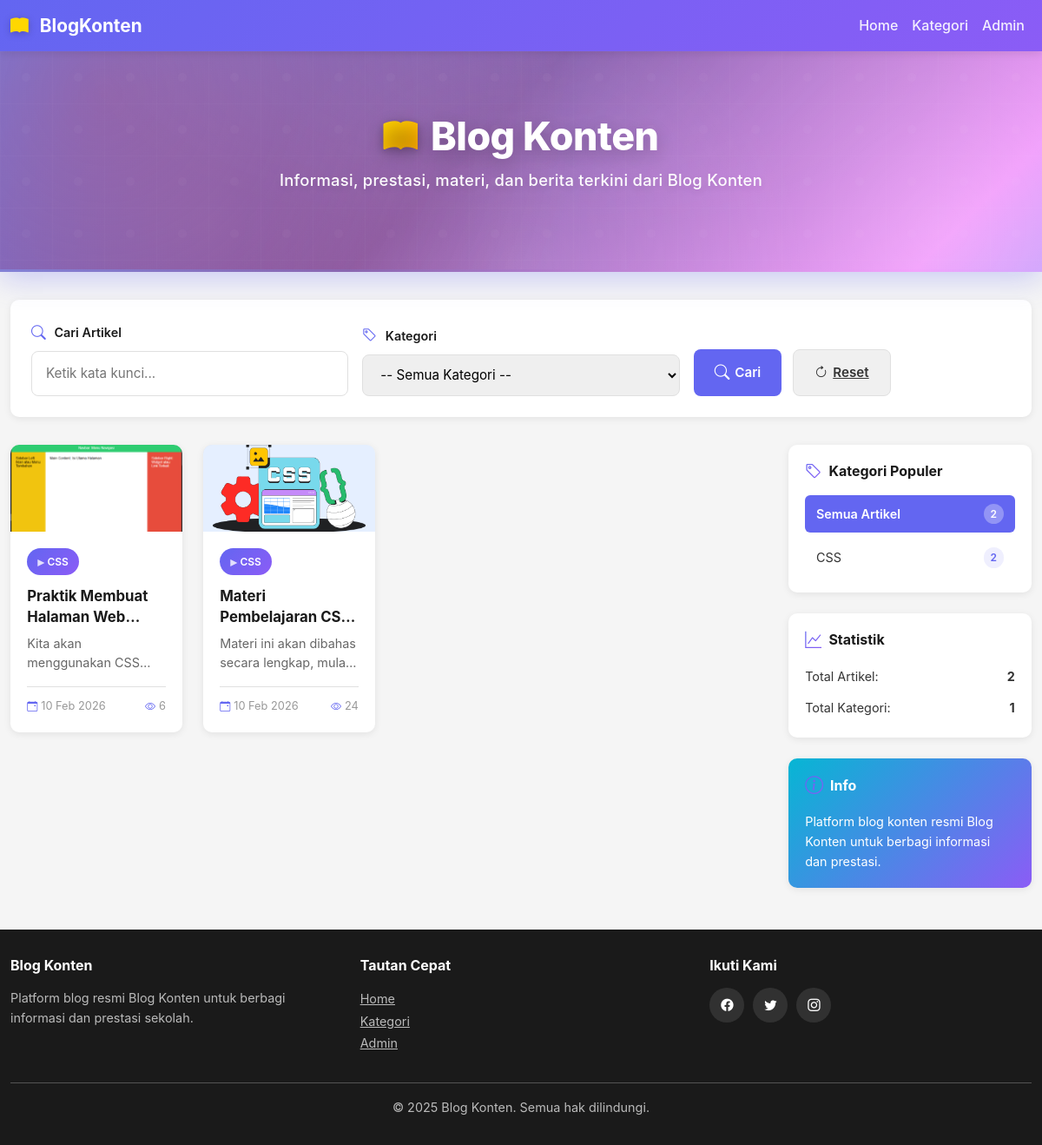
The page / on the database its author committed.
### tables this page shows
CREATE TABLE `posts` (
  `id` int NOT NULL,
  `title` varchar(255) NOT NULL,
  `slug` varchar(255) NOT NULL,
  `content` longtext NOT NULL,
  `excerpt` text NOT NULL,
  `category` varchar(100) NOT NULL,
  `featured_image` varchar(255) DEFAULT NULL,
  `author` varchar(100) DEFAULT 'Admin',
  `views` int DEFAULT '0',
  `status` enum('draft','published','archived') DEFAULT 'draft',
  `created_at` timestamp NULL DEFAULT CURRENT_TIMESTAMP,
  `updated_at` timestamp NULL DEFAULT CURRENT_TIMESTAMP ON UPDATE CURRENT_TIMESTAMP
);

### config/helpers.php (called while the page is built, shortened)
<?php
function normalize_image_path($image_path) {
    $path = $image_path;
    if (file_exists($path)) {
        return $path;
    }
    return $path;
}
function get_base_url() {
    $script = $_SERVER['SCRIPT_NAME'] ?? '';
    $dir = rtrim(dirname($script), '/\\');
    return $dir;
}
function format_date_short($date) {
    return date('d M Y', strtotime($date));
}
?>

### index.php (the view, shortened to what this page needs)
<?php
require_once 'config/db.php';
require_once 'config/helpers.php';
$posts_per_page = 8;
$current_page = isset($_GET['page']) ? max(1, intval($_GET['page'])) : 1;
$offset = ($current_page - 1) * $posts_per_page;
$where_clause = "WHERE status = 'published'";
$search = '';
$selected_category = '';
$count_query = "SELECT COUNT(*) as total FROM posts $where_clause";
$count_result = mysqli_query($conn, $count_query);
$total_posts = mysqli_fetch_assoc($count_result)['total'];
$query = "SELECT id, title, slug, excerpt, featured_image, category, author, created_at, views
          FROM posts $where_clause
          ORDER BY created_at DESC
          LIMIT $posts_per_page OFFSET $offset";
$result = mysqli_query($conn, $query);
$posts = [];
while ($row = mysqli_fetch_assoc($result)) {
    $posts[] = $row;
}
$categories_query = "SELECT category, COUNT(*) as count FROM posts WHERE status = 'published' GROUP BY category ORDER BY category ASC";
$categories_result = mysqli_query($conn, $categories_query);
$categories = [];
while ($row = mysqli_fetch_assoc($categories_result)) {
    $categories[] = $row;
}
?>
<!DOCTYPE html>
<html lang="id">
<head>
    <link href="https://cdn.jsdelivr.net/npm/bootstrap@5.3.0/dist/css/bootstrap.min.css" rel="stylesheet">
    <link rel="stylesheet" href="https://cdn.jsdelivr.net/npm/bootstrap-icons@1.10.0/font/bootstrap-icons.css">
</head>
<body>
    <nav class="navbar navbar-expand-lg sticky-top">
        <div class="container">
            <a class="navbar-brand" href="index.php">
                <i class="bi bi-book-fill"></i> BlogKonten
            </a>
            <div class="collapse navbar-collapse" id="navbarNav">
                <ul class="navbar-nav ms-auto">
                    <li class="nav-item">
                        <a class="nav-link" href="index.php">Home</a>
                    </li>
                    <li class="nav-item">
                        <a class="nav-link" href="#categories">Kategori</a>
                    </li>
                    <li class="nav-item">
                        <a class="nav-link" href="admin/login.php">Admin</a>
                    </li>
                </ul>
            </div>
        </div>
    </nav>
    <section class="hero-section">
        <div class="container">
            <h1 class="mb-2" style="display: flex; align-items: center; justify-content: center; gap: 15px; flex-wrap: wrap;">
                <i class="bi bi-book-fill" style="background: linear-gradient(135deg, #FFD700 0%, #FFA500 100%); -webkit-background-clip: text; -webkit-text-fill-color: transparent; background-clip: text; font-size: 2.5rem; filter: drop-shadow(0 2px 4px rgba(0,0,0,0.2));"></i>
                Blog Konten
            </h1>
            <p>Informasi, prestasi, materi, dan berita terkini dari Blog Konten</p>
        </div>
    </section>
    <div class="container bs-yellow">
        <div class="search-section">
            <div class="search-wrapper">
                <form method="GET" action="index.php" class="search-form">
                    <div class="filter-row">
                        <div class="filter-group">
                            <label for="search">
                                <i class="bi bi-search"></i> Cari Artikel
                            </label>
                            <input type="text" id="search" name="search" placeholder="Ketik kata kunci..."
                                   value="<?php echo htmlspecialchars($search); ?>">
                        </div>
                        <div class="filter-group">
                            <label for="category">
                                <i class="bi bi-tag"></i> Kategori
                            </label>
                            <select id="category" name="category">
                                <option value="">-- Semua Kategori --</option>
                            </select>
                        </div>
                        <div class="search-buttons">
                            <button type="submit" class="btn-search">
                                <i class="bi bi-search"></i> Cari
                            </button>
                            <a href="index.php" class="btn-reset">
                                <i class="bi bi-arrow-clockwise"></i> Reset
                            </a>
                        </div>
                    </div>
                </form>
            </div>
        </div>
        <div class="content-wrapper">
            <div>
                <?php if (!empty($posts)): ?>
                <div class="posts-grid">
                    <?php foreach ($posts as $post): ?>
                    <a href="<?php echo htmlspecialchars($post['slug']); ?>" class="post-card" style="text-decoration: none; color: inherit;">
                            <?php if (!empty($post['featured_image'])): ?>
                            <?php $featured_path = normalize_image_path($post['featured_image']); ?>
                            <?php $base_url = get_base_url(); ?>
                            <img src="<?php echo ($base_url ? $base_url . '/' : '/') . htmlspecialchars($featured_path); ?>"
                             alt="<?php echo htmlspecialchars($post['title']); ?>"
                             class="post-card-image"
                             loading="lazy">
                        <?php else: ?>
                        <div class="post-card-image d-flex align-items-center justify-content-center" style="background: linear-gradient(135deg, #e0e0e0 0%, #f5f5f5 100%);">
                            <i class="bi bi-image" style="font-size: 3rem; color: #999;"></i>
                        </div>
                        <?php endif; ?>
                        <div class="post-card-body">
                            <span class="post-category"><?php echo htmlspecialchars($post['category']); ?></span>
                            <h3 class="post-title"><?php echo htmlspecialchars($post['title']); ?></h3>
                            <p class="post-excerpt"><?php echo htmlspecialchars($post['excerpt']); ?></p>
                            <div class="post-meta">
                                <span>
                                    <i class="bi bi-calendar-event"></i>
                                    <?php echo format_date_short($post['created_at']); ?>
                                </span>
                                <span>
                                    <i class="bi bi-eye"></i>
                                    <?php echo number_format($post['views']); ?>
                                </span>
                            </div>
                        </div>
                    </a>
                    <?php endforeach; ?>
                </div>
                <?php endif; ?>
            </div>
            <aside class="sidebar">
                <div class="sidebar-card">
                    <h5 id="categories">
                        <i class="bi bi-tag"></i> Kategori Populer
                    </h5>
                    <div class="category-list">
                        <a href="index.php" class="category-item <?php echo (empty($selected_category) && empty($search)) ? 'active' : ''; ?>">
                            <span>Semua Artikel</span>
                            <span class="category-count"><?php echo $total_posts; ?></span>
                        </a>
                        <?php foreach ($categories as $cat): ?>
                        <a href="?category=<?php echo urlencode($cat['category']); ?>"
                           class="category-item <?php echo ($selected_category === $cat['category']) ? 'active' : ''; ?>">
                            <span><?php echo htmlspecialchars($cat['category']); ?></span>
                            <span class="category-count"><?php echo $cat['count']; ?></span>
                        </a>
                        <?php endforeach; ?>
                    </div>
                </div>
                <div class="sidebar-card">
                    <h5>
                        <i class="bi bi-graph-up"></i> Statistik
                    </h5>
                    <div style="font-size: 0.9rem; line-height: 2;">
                        <div class="d-flex justify-content-between mb-2">
                            <span>Total Artikel:</span>
                            <strong><?php echo $total_posts; ?></strong>
                        </div>
                        <div class="d-flex justify-content-between">
                            <span>Total Kategori:</span>
                            <strong><?php echo count($categories); ?></strong>
                        </div>
                    </div>
                </div>
                <div class="sidebar-card" style="background: linear-gradient(135deg, var(--turquoise) 0%, var(--secondary) 100%); color: white;">
                    <h5 style="color: white; display: flex; align-items: center; gap: 8px;">
                        <i class="bi bi-info-circle" style="color: white; font-size: 1.3rem; opacity: 0.95;"></i> Info
                    </h5>
                    <p style="font-size: 0.9rem; margin: 0;">
                        Platform blog konten resmi Blog Konten untuk berbagi informasi dan prestasi.
                    </p>
                </div>
            </aside>
        </div>
    </div>
    <footer class="footer">
        <div class="container">
            <div style="display: grid; grid-template-columns: repeat(auto-fit, minmax(250px, 1fr)); gap: 2rem; margin-bottom: 2rem;">
                <div>
                    <h6>Blog Konten</h6>
                    <p style="margin: 0;">Platform blog resmi Blog Konten untuk berbagi informasi dan prestasi sekolah.</p>
                </div>
                <div>
                    <h6>Tautan Cepat</h6>
                    <ul style="list-style: none; padding: 0; margin: 0;">
                        <li><a href="index.php">Home</a></li>
                        <li><a href="#categories">Kategori</a></li>
                        <li><a href="admin/login.php">Admin</a></li>
                    </ul>
                </div>
                <div>
                    <h6>Ikuti Kami</h6>
                    <div style="display: flex; gap: 10px;">
                        <a href="#" style="display: inline-flex; width: 40px; height: 40px; align-items: center; justify-content: center; background: rgba(255,255,255,0.1); border-radius: 50%; text-decoration: none; color: white;">
                            <i class="bi bi-facebook"></i>
                        </a>
                        <a href="#" style="display: inline-flex; width: 40px; height: 40px; align-items: center; justify-content: center; background: rgba(255,255,255,0.1); border-radius: 50%; text-decoration: none; color: white;">
                            <i class="bi bi-twitter"></i>
                        </a>
                        <a href="#" style="display: inline-flex; width: 40px; height: 40px; align-items: center; justify-content: center; background: rgba(255,255,255,0.1); border-radius: 50%; text-decoration: none; color: white;">
                            <i class="bi bi-instagram"></i>
                        </a>
                    </div>
                </div>
            </div>
            <hr>
            <div style="text-align: center;">
                <p style="margin: 0; font-size: 0.9rem;">&copy; 2025 Blog Konten. Semua hak dilindungi.</p>
            </div>
        </div>
    </footer>
</body>
</html>

### rows shown on the page
posts: featured_image (picture), category "CSS", title "Praktik Membuat Halaman…", excerpt "Kita akan menggunakan…", created_at "10 Feb 2026", views "6"
posts: featured_image (picture), category "CSS", title "Materi Pembelajaran…", excerpt "Materi ini akan dibahas secara lengkap,…", created_at "10 Feb 2026", views "24"

### other values the page prints
$total_posts "2"
$cat['category'] "CSS"
$cat['count'] "2"
count($categories) "1"
